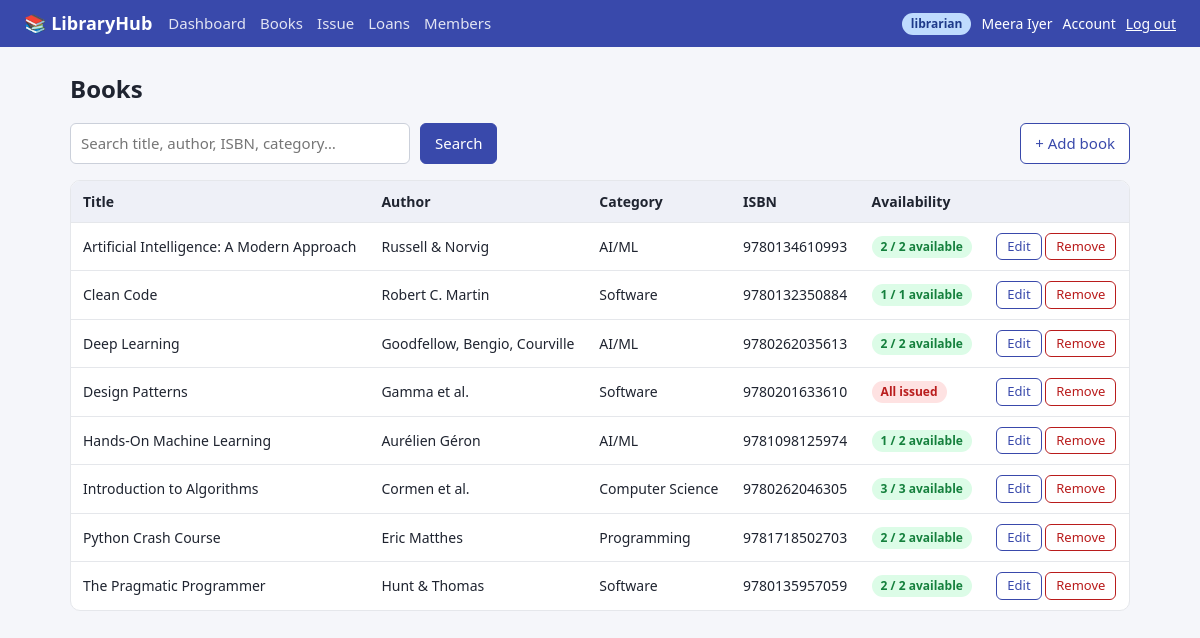
The app's page /books (signed in) with its own data.
### tables this page shows
CREATE TABLE users (
    id            INTEGER PRIMARY KEY AUTOINCREMENT,
    username      TEXT UNIQUE NOT NULL,
    password_hash TEXT NOT NULL,
    full_name     TEXT NOT NULL,
    email         TEXT NOT NULL DEFAULT '',
    role          TEXT NOT NULL CHECK (role IN ('admin','librarian','student')),
    active        INTEGER NOT NULL DEFAULT 1,
    created_at    TEXT NOT NULL DEFAULT CURRENT_DATE
);

CREATE TABLE books (
    id               INTEGER PRIMARY KEY AUTOINCREMENT,
    title            TEXT NOT NULL,
    author           TEXT NOT NULL,
    isbn             TEXT NOT NULL DEFAULT '',
    category         TEXT NOT NULL DEFAULT '',
    total_copies     INTEGER NOT NULL CHECK (total_copies >= 0),
    available_copies INTEGER NOT NULL CHECK (available_copies >= 0),
    removed          INTEGER NOT NULL DEFAULT 0   -- soft delete keeps loan history intact
);

### app.py (the view)
@app.route("/books")
@login_required
def books():
    q = request.args.get("q", "").strip()
    like = f"%{q}%"
    rows = qall("""SELECT * FROM books WHERE removed = 0 AND
                   (title LIKE ? OR author LIKE ? OR isbn LIKE ? OR category LIKE ?)
                   ORDER BY title""", (like,) * 4)
    return render_template("books.html", books=rows, q=q)

### app.py (called while the page is built)
def qall(sql, args=()):
    return db.get_db().execute(sql, args).fetchall()

def qone(sql, args=()):
    return db.get_db().execute(sql, args).fetchone()

@app.before_request
def load_user():
    g.user = None
    uid = session.get("uid")
    if uid:
        g.user = qone("SELECT * FROM users WHERE id = ? AND active = 1", (uid,))
        if g.user is None:
            session.clear()
    if request.method == "POST":  # CSRF protection for every form
        token = session.get("csrf")
        if not token or token != request.form.get("csrf"):
            abort(400, "Invalid or missing CSRF token. Reload the page and try again.")

@app.context_processor
def inject_globals():
    if "csrf" not in session:
        session["csrf"] = secrets.token_hex(16)
    return {"csrf": session["csrf"], "user": g.user}

def roles_required(*roles):
    def deco(view):
        @wraps(view)
        def wrapper(*a, **kw):
            if g.user is None:
                return redirect(url_for("login", next=request.path))
            if g.user["role"] not in roles:
                abort(403)
            return view(*a, **kw)
        return wrapper
    return deco

### db.py (called while the page is built)
def get_db():
    if "db" not in g:
        g.db = sqlite3.connect(DB_PATH)
        g.db.row_factory = sqlite3.Row
        g.db.execute("PRAGMA foreign_keys = ON")
    return g.db

### templates/books.html (shortened to what this page needs)
{% extends "base.html" %}{% block title %}Books{% endblock %}
{% block content %}
<h1>Books</h1>
<form class="bar" method="get">
  <input name="q" value="{{ q }}" placeholder="Search title, author, ISBN, category…">
  <button class="btn">Search</button>
  {% if user.role in ('admin', 'librarian') %}<a class="btn ghost" href="{{ url_for('add_book') }}">+ Add book</a>{% endif %}
</form>
<div class="table-wrap"><table>
  <tr><th>Title</th><th>Author</th><th>Category</th><th>ISBN</th><th>Availability</th>{% if user.role in ('admin', 'librarian') %}<th></th>{% endif %}</tr>
  {% for b in books %}<tr>
    <td>{{ b.title }}</td><td>{{ b.author }}</td><td>{{ b.category }}</td><td>{{ b.isbn }}</td>
    <td>{% if b.available_copies > 0 %}<span class="badge ok">{{ b.available_copies }} / {{ b.total_copies }} available</span>
        {% else %}<span class="badge bad">All issued</span>{% endif %}</td>
    {% if user.role in ('admin', 'librarian') %}<td>
      <a class="btn ghost sm" href="{{ url_for('edit_book', bid=b.id) }}">Edit</a>
      <form class="inline" method="post" action="{{ url_for('delete_book', bid=b.id) }}" onsubmit="return confirm('Remove this book?')">
        <input type="hidden" name="csrf" value="{{ csrf }}"><button class="btn danger sm">Remove</button></form>
    </td>{% endif %}
  </tr>{% else %}<tr><td colspan="6" class="empty">No books found.</td></tr>{% endfor %}
</table></div>
{% endblock %}

### templates/base.html (shortened to what this page needs)
<!doctype html>
<html lang="en"><head>
<link rel="stylesheet" href="{{ url_for('static', filename='style.css') }}">
</head><body>
{% if user %}
<header class="nav">
  <a class="brand" href="{{ url_for('dashboard') }}">📚 LibraryHub</a>
  <nav>
    <a href="{{ url_for('dashboard') }}">Dashboard</a>
    <a href="{{ url_for('books') }}">Books</a>
    {% if user.role in ('admin', 'librarian') %}
      <a href="{{ url_for('issue') }}">Issue</a>
      <a href="{{ url_for('loans') }}">Loans</a>
      <a href="{{ url_for('users') }}">Members</a>
    {% endif %}
  </nav>
  <div class="who">
    <span class="badge role-{{ user.role }}">{{ user.role }}</span> {{ user.full_name }}
    <a href="{{ url_for('account') }}">Account</a>
    <form class="inline" method="post" action="{{ url_for('logout') }}">
      <input type="hidden" name="csrf" value="{{ csrf }}"><button class="link">Log out</button>
    </form>
  </div>
</header>
{% endif %}
<main>
  {% block content %}{% endblock %}
</main>
</body></html>

### static/style.css (style rules this page uses)
:root { --bg:#f5f6fa;--card:#fff;--ink:#1f2430;--muted:#6b7280;--line:#e5e7eb;--brand:#3949ab;--brand-d:#2c3990;--ok:#15803d;--warn:#b45309;--bad:#b91c1c }
* { box-sizing:border-box }
body { margin:0;font:15px/1.5 system-ui,-apple-system,"Segoe UI",Roboto,sans-serif;background:var(--bg);color:var(--ink) }
a { color:var(--brand);text-decoration:none }
.nav { display:flex;flex-wrap:wrap;align-items:center;gap:16px;padding:10px 24px;background:var(--brand);color:#fff }
.nav a { color:#fff }
.brand { font-weight:700;font-size:18px }
.nav nav { display:flex;gap:14px;flex:1;flex-wrap:wrap }
.nav nav a { opacity:.85 }
.who { display:flex;gap:10px;align-items:center;font-size:14px }
main { max-width:1100px;margin:24px auto;padding:0 20px }
h1 { margin:0 0 16px;font-size:24px }
.table-wrap { overflow-x:auto;border:1px solid var(--line);border-radius:10px;background:var(--card) }
table { width:100%;border-collapse:collapse }
th,td { padding:10px 12px;text-align:left;border-bottom:1px solid var(--line);font-size:14px;vertical-align:middle }
th { background:#eef0f7;font-weight:600;white-space:nowrap }
tr:last-child td { border-bottom:0 }
input,select { padding:8px 10px;border:1px solid #cbd0da;border-radius:6px;font:inherit;width:100%;background:#fff }
.btn { display:inline-block;padding:8px 14px;border-radius:6px;border:1px solid var(--brand);background:var(--brand);color:#fff;font:inherit;cursor:pointer }
.btn.ghost { background:#fff;color:var(--brand) }
.btn.danger { background:#fff;color:var(--bad);border-color:var(--bad) }
.btn.sm { padding:3px 10px;font-size:13px }
form.inline { display:inline }
button.link { background:none;border:0;color:#fff;cursor:pointer;font:inherit;padding:0;text-decoration:underline }
.badge { display:inline-block;padding:2px 9px;border-radius:999px;font-size:12px;font-weight:600;background:#e5e7eb }
.role-librarian { background:#bfdbfe;color:#1e3a8a }
.ok { background:#dcfce7;color:var(--ok) }
.bad { background:#fee2e2;color:var(--bad) }
.bar { display:flex;gap:10px;margin-bottom:16px;flex-wrap:wrap;align-items:center }
.bar input { max-width:340px }

### records on screen
users: role "librarian", full_name "Meera Iyer"
books: title "Artificial Intelligence: A Modern Approach", author "Russell & Norvig", category "AI/ML", isbn "9780134610993", available_copies "2", total_copies "2"
books: title "Clean Code", author "Robert C. Martin", category "Software", isbn "9780132350884", available_copies "1", total_copies "1"
books: title "Deep Learning", author "Goodfellow, Bengio, Courville", category "AI/ML", isbn "9780262035613", available_copies "2", total_copies "2"
books: title "Design Patterns", author "Gamma et al.", category "Software", isbn "9780201633610", available_copies "All issued"
books: title "Hands-On Machine Learning", author "Aurélien Géron", category "AI/ML", isbn "9781098125974", available_copies "1", total_copies "2"
books: title "Introduction to Algorithms", author "Cormen et al.", category "Computer Science", isbn "9780262046305", available_copies "3", total_copies "3"
books: title "Python Crash Course", author "Eric Matthes", category "Programming", isbn "9781718502703", available_copies "2", total_copies "2"
books: title "The Pragmatic Programmer", author "Hunt & Thomas", category "Software", isbn "9780135957059", available_copies "2", total_copies "2"
